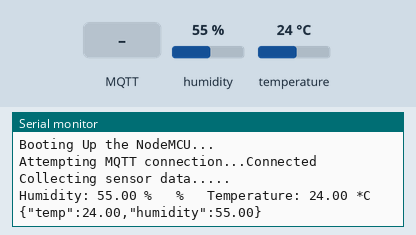
Recording of a sketch running on a simulated ESP8266 (NodeMCU). On the bench: the last lines printed to the serial monitor. Inputs (shaded band) come from the test bench; at power-on: humidity 55 %, temperature 24 °C. No MQTT or app messages arrive unless stated.

Above: at 1.2 s.
1.3 s: MQTT message "1" arrives on the first subscribed topic
At 1.9 s:
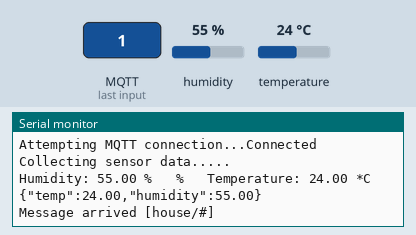
2.8 s: MQTT message "0" arrives on the first subscribed topic
At 3.01 s:
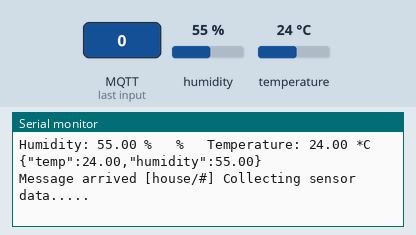
4.3 s: humidity set to 22 %
At 5.6 s:
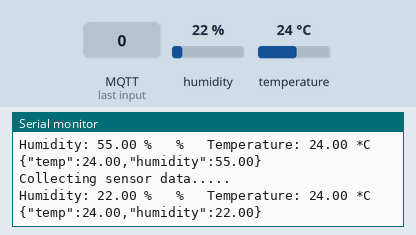
5.8 s: temperature set to 12 °C
At 6.8 s:
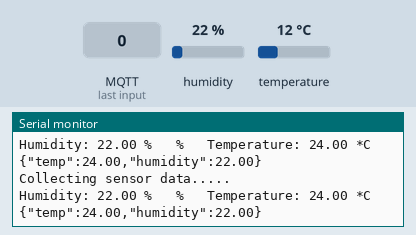
7.3 s: humidity set to 40 %
At 7.7 s:
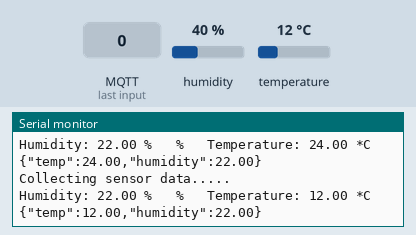
Timing chart, 0 to 9.8 s (numbered marks = the images above; inputs shaded):
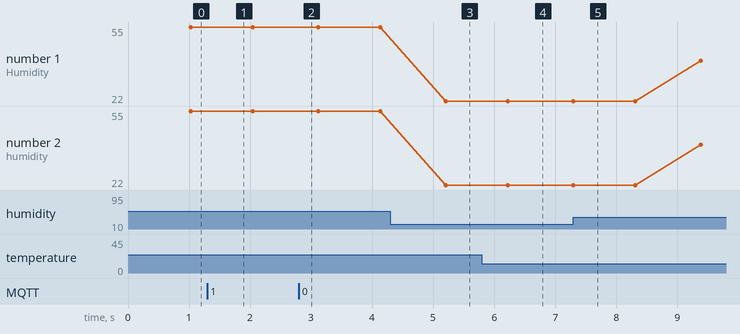

Measured:
- after the input at 1.3 s, the serial monitor: prints a new line at once (image 1)
- after the input at 2.8 s, the serial monitor: prints a new line at once (image 2)
- after the input at 4.3 s, the serial monitor: prints a new line after 0.90 s (image 3)
- plotted number 1: 55 → 22 after the input at 4.3 s, 22 → 40 after the input at 7.3 s
- plotted number 2: 55 → 22 after the input at 4.3 s, 22 → 40 after the input at 7.3 s

The sketch:

sensor_data.ino
```cpp
// Include Libraries
#include <ESP8266WiFi.h>
#include <PubSubClient.h>
#include <DHT.h>

// Connect to the WiFi
const char* ssid = "HarshMittal";          // Wifi Name
const char* password = "1234567890";       // Wifi password

const char* mqtt_server = "192.168.0.33";   // MQTT server IP address

WiFiClient espClient;
PubSubClient client(espClient);

// DHT Sensor information
#define DHTPIN D3
#define DHTTYPE DHT11
DHT dht(DHTPIN, DHTTYPE);

// Declare variables
unsigned long lastSend;


// Reconect to wifi
void reconnect(){
  // Loop until we're reconnected
  while (!client.connected()) {
    Serial.print("Attempting MQTT connection...");
    // Attempt to connect
    if (client.connect("NodeMCU1")){
      Serial.println("Connected");
      client.subscribe("house/#");
    }
    else{
      Serial.print("failed, rc=");
      Serial.print(client.state());
      Serial.println(" try again in 5 seconds");
      // Wait 5 seconds before retrying
      delay(5000);
    }
  }
}
void setup() {

  Serial.begin(9600);
  Serial.println("Booting Up the NodeMCU...");
  client.setServer(mqtt_server, 1883); // MQTT Server port

  client.setCallback(callback); // Calback function for MQTT Messages

  dht.begin();

}

void loop() {

  // Check Connection first
  if (!client.connected()) {
    reconnect();
  }

  if ( millis() - lastSend > 1000 ){ // Update and send only after 1 seconds

    getAndSendSensorData();
    lastSend = millis();
  }

  client.loop();
}

void getAndSendSensorData(){
  Serial.println("Collecting sensor data.....");
  float h = dht.readHumidity();
  float t = dht.readTemperature();

  if (isnan(h) || isnan(t)) {
    Serial.println("Failed to read from DHT sensor!");
    return;
  }

  printSensorData(h,t);

  String temperature = String(t);
  String humidity = String(h);


  // Prepare a JSON payload string
  String payload = "{";
  payload += "\"temp\":"; payload += temperature; payload += ",";
  payload += "\"humidity\":"; payload += humidity;
  payload += "}";

  // Send payload
  char attributes[100];
  char temp[10],hum[10];
  payload.toCharArray( attributes, 100 );
  temperature.toCharArray(temp,10);
  humidity.toCharArray(hum,10);
  client.publish( "house", attributes );
  client.publish( "house/temp", temp );
  client.publish( "house/humidity", hum );
  Serial.println( attributes );
}

// For Recieved Message
void callback(char* topic, byte* payload, unsigned int length){
  Serial.print("Message arrived [");
  Serial.print(topic);
  Serial.print("] ");
}

void printSensorData(float h,float t){
  Serial.print("Humidity: ");
  Serial.print(h);
  Serial.print(" %\t");
  Serial.print(" %\t Temperature: ");
  Serial.print(t);
  Serial.print(" *C ");
}
```
